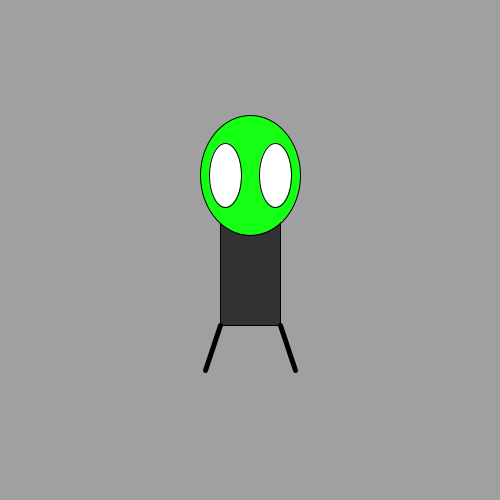
Frame 1 (no input)
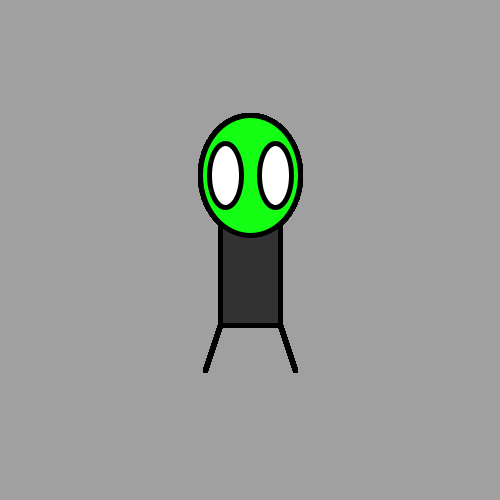
Frame 60 (the mouse pressed at the canvas centre just before this capture)
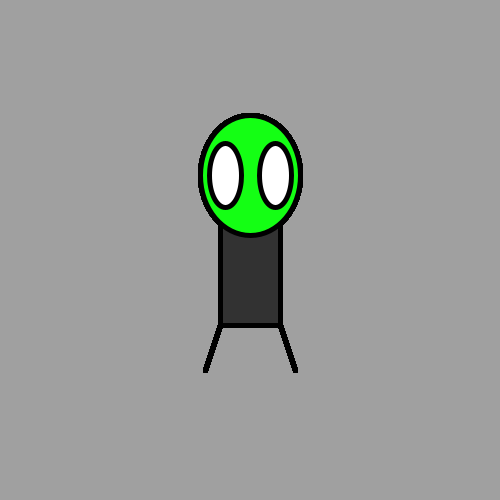
Frame 120 (the mouse held since frame 60 and released just before this capture)

The Processing sketch that drew these frames (run headless with seeded random() and noise(); from frame 60 on, the mouse is pressed at the canvas centre):

// Processing sketch: Gizmo_pde
// ── Gizmo_pde.pde
void setup() {
  size(500, 500);
  background(160);
  smooth();
}

void draw() {
  //sets ellipses and rectangles to CENTER mode
  ellipseMode(CENTER);
  rectMode(CENTER);

  //draw Gizmo's body
  stroke(0);
  fill(50);
  rect(250, 250, 60, 150);

  //draw Gizmo's head
  fill(20, 255, 20);
  ellipse(250, 175, 100, 120);

  //draw Gizmo's eyes
  fill(255);
  ellipse(225, 175, 32, 64);
  ellipse(275, 175, 32, 64);

  //draw Gizmo's legs
  stroke(0);
  strokeWeight(5);
  line(220, 325, 205, 370);
  line(280, 325, 295, 370);
}
